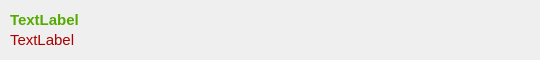
<?xml version="1.0" encoding="UTF-8"?>
<ui version="4.0">
 <class>UnitRibbon</class>
 <widget class="QWidget" name="UnitRibbon">
  <property name="geometry">
   <rect>
    <x>0</x>
    <y>0</y>
    <width>540</width>
    <height>60</height>
   </rect>
  </property>
  <property name="windowTitle">
   <string>Form</string>
  </property>
  <widget class="QPushButton" name="RibbonButton">
   <property name="geometry">
    <rect>
     <x>4</x>
     <y>0</y>
     <width>471</width>
     <height>61</height>
    </rect>
   </property>
   <property name="text">
    <string/>
   </property>
   <property name="flat">
    <bool>true</bool>
   </property>
  </widget>
  <widget class="QLabel" name="plantNameLabel">
   <property name="geometry">
    <rect>
     <x>10</x>
     <y>10</y>
     <width>81</width>
     <height>21</height>
    </rect>
   </property>
   <property name="font">
    <font>
     <pointsize>10</pointsize>
    </font>
   </property>
   <property name="mouseTracking">
    <bool>false</bool>
   </property>
   <property name="text">
    <string>&lt;html&gt;&lt;head/&gt;&lt;body&gt;&lt;p&gt;&lt;span style=&quot; font-size:11pt; font-weight:600; color:#55aa00;&quot;&gt;TextLabel&lt;/span&gt;&lt;/p&gt;&lt;/body&gt;&lt;/html&gt;</string>
   </property>
  </widget>
  <widget class="QLabel" name="plantTypeLabel">
   <property name="geometry">
    <rect>
     <x>10</x>
     <y>30</y>
     <width>81</width>
     <height>21</height>
    </rect>
   </property>
   <property name="font">
    <font>
     <pointsize>11</pointsize>
    </font>
   </property>
   <property name="mouseTracking">
    <bool>true</bool>
   </property>
   <property name="text">
    <string>&lt;html&gt;&lt;head/&gt;&lt;body&gt;&lt;p&gt;&lt;span style=&quot; color:#aa0000;&quot;&gt;TextLabel&lt;/span&gt;&lt;/p&gt;&lt;/body&gt;&lt;/html&gt;</string>
   </property>
   <property name="textFormat">
    <enum>Qt::RichText</enum>
   </property>
  </widget>
  <widget class="QPushButton" name="ConfigureButton">
   <property name="geometry">
    <rect>
     <x>474</x>
     <y>0</y>
     <width>61</width>
     <height>61</height>
    </rect>
   </property>
   <property name="text">
    <string/>
   </property>
   <property name="icon">
    <iconset resource="Resources/biobloom.qrc">
     <normaloff>:/ConfigureButtonIcon.PNG</normaloff>:/ConfigureButtonIcon.PNG</iconset>
   </property>
   <property name="iconSize">
    <size>
     <width>70</width>
     <height>70</height>
    </size>
   </property>
   <property name="flat">
    <bool>true</bool>
   </property>
  </widget>
  <widget class="QLabel" name="waterLevelWarning">
   <property name="geometry">
    <rect>
     <x>350</x>
     <y>10</y>
     <width>47</width>
     <height>41</height>
    </rect>
   </property>
   <property name="text">
    <string/>
   </property>
  </widget>
  <widget class="QLabel" name="batteryLevelWarning">
   <property name="geometry">
    <rect>
     <x>420</x>
     <y>10</y>
     <width>47</width>
     <height>41</height>
    </rect>
   </property>
   <property name="text">
    <string/>
   </property>
  </widget>
  <zorder>plantNameLabel</zorder>
  <zorder>plantTypeLabel</zorder>
  <zorder>waterLevelWarning</zorder>
  <zorder>batteryLevelWarning</zorder>
  <zorder>ConfigureButton</zorder>
  <zorder>RibbonButton</zorder>
 </widget>
 <resources>
  <include location="Resources/biobloom.qrc"/>
 </resources>
 <connections/>
</ui>
